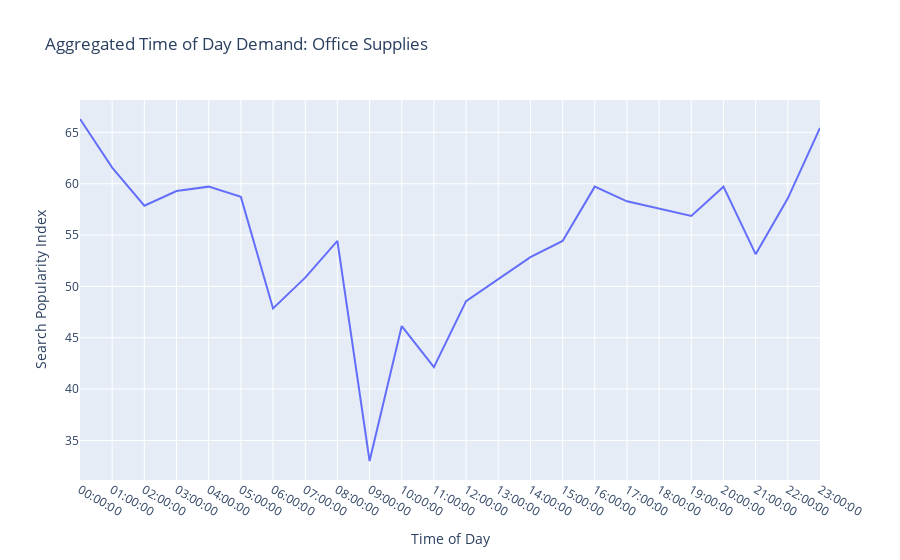

Notebook source saved alongside this figure:
### Code cell
### Establish Keyword List and Build Payload ###
kw_list = [
  'comprar cachorro','pet shop'
]
frame = []
for i in tqdm.tqdm(kw_list):
    try:
        pytrends.build_payload([i], cat=0, geo='BR', gprop='')
        interest = pytrends.get_historical_interest([i], year_start=2020, month_start=4, 
                                                    day_start=12, hour_start=0, year_end=2020, 
                                                    month_end=4, day_end=19, hour_end=0, cat=0,
                                                    geo='', gprop='', sleep=0)
        gr = interest
        hold = gr.columns[0]
        name = gr.columns[0]
        gr = gr.rename(columns={name: 'Search Popularity'})
        gr = gr[['Search Popularity']]
        for v in enumerate() gr['Term'] = hold
        sleep(randint(5,20))
        frame.append(gr)
    except:
        pass
    
final = pd.concat(frame)
final.index = pd.MultiIndex.from_arrays([final.index.date, final.index.time], names=['Date','Time'])

pivot = final.pivot_table(index=['Time'],
                         values=['Search Popularity'], 
                         aggfunc=np.mean)

layout = go.Layout(
    title='Aggregated Time of Day Demand: Office Supplies',
    yaxis=dict(title='Search Popularity Index'),
    xaxis=dict(title='Time of Day'))

fig = go.Figure(data=go.Scatter(x=pivot.index, y=pivot['Search Popularity']), 
               layout=layout)
fig.show()


# final.to_csv('raw_data.csv')

### Figure 1 — Plotly figure (JSON) as saved in the notebook; plotly's stock layout.template omitted (floating-point values rounded to 4 significant figures)
{"data": [{"type": "scatter", "x": ["00:00:00", "01:00:00", "02:00:00", "03:00:00", "04:00:00", "05:00:00", "06:00:00", "07:00:00", "08:00:00", "09:00:00", "10:00:00", "11:00:00", "12:00:00", "13:00:00", "14:00:00", "15:00:00", "16:00:00", "17:00:00", "18:00:00", "19:00:00", "20:00:00", "21:00:00", "22:00:00", "23:00:00"], "y": [66.3, 61.57, 57.86, 59.29, 59.71, 58.71, 47.86, 50.86, 54.43, 33, 46.14, 42.14, 48.57, 50.71, 52.86, 54.43, 59.71, 58.29, 57.57, 56.86, 59.71, 53.14, 58.57, 65.43]}], "layout": {"title": {"text": "Aggregated Time of Day Demand: Office Supplies"}, "xaxis": {"title": {"text": "Time of Day"}}, "yaxis": {"title": {"text": "Search Popularity Index"}}}}
